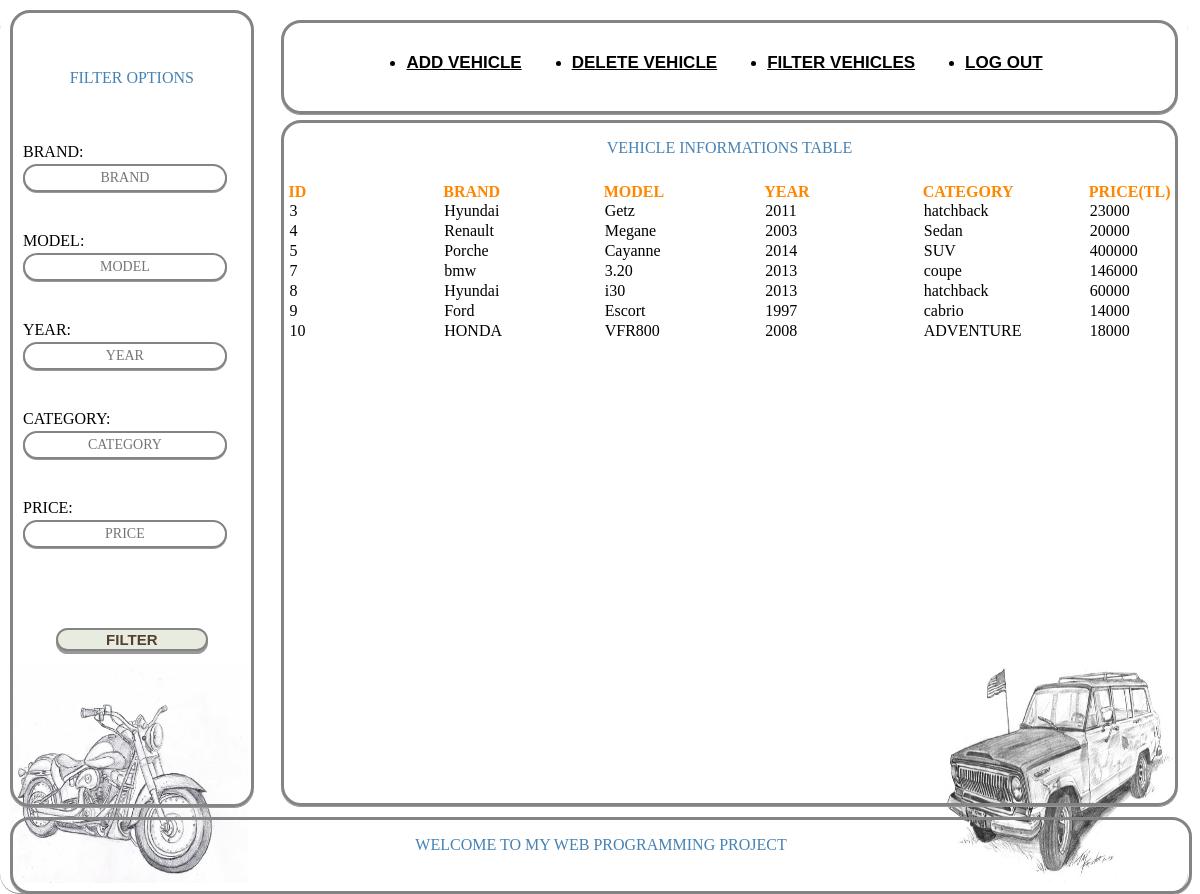
The app's page /php_source_codes/filter.php (signed in) with its own data.
### tables this page shows
CREATE TABLE `cars` (
  `id` int(6) UNSIGNED NOT NULL,
  `brand` varchar(30) NOT NULL,
  `model` varchar(30) NOT NULL,
  `year` int(11) NOT NULL,
  `category` varchar(30) NOT NULL,
  `price` int(11) NOT NULL
);

### php_source_codes/filter.php (the view, shortened to what this page needs)
<!DOCTYPE html>
<html lang="en">
<head>
<link rel="stylesheet" type="text/css" href="styleHome.css">
</head>
<body>
<div class="container">
    <img src="img2.jpg"/>
	<img src="img.jpg"/>
	<div class="navbar">
	    <ul class="navbar-nav">
	      <li><a href="add.php" class="active">ADD VEHICLE</a></li>
	      <li><a href="delete.php" class="active">DELETE VEHICLE</a></li>
	      <li><a href="filter.php" class="active">FILTER VEHICLES</a></li>
 		  <li><a href="logout.php" class="active">LOG OUT</a></li>
		</ul>
	</div>
	<div class="sidebar">
		<p id="side_p">FILTER OPTIONS</p>
		<form class="form" action="filter.php" method="POST" autocomplete="off">
			<label class="label">BRAND:</label><input name="brand" class="dataInput" type="text" placeholder="BRAND">
			<label class="label">MODEL:</label><input name="model" class="dataInput" type="text" placeholder="MODEL">
			<label class="label">YEAR:</label><input name="year"  class="dataInput" type="text" placeholder="YEAR">
			<label class="label">CATEGORY:</label><input class="dataInput" name="category" type="text" placeholder="CATEGORY">
			<label class="label">PRICE:</label><input name="price" class="dataInput" type="text" placeholder="PRICE">
			<button style="margin-top:40px" name="add" type="submit" class="buton" value="add">FILTER</button>
		</form>
	</div>
	<div class="content">
		<p id="table_p">VEHICLE INFORMATIONS TABLE</p>
		<table class="striped">
			<thead id="thead">
				<th>ID</th>
				<th>BRAND</th>
				<th>MODEL</th>
				<th>YEAR</th>
				<th>CATEGORY</th>
				<th>PRICE(TL)</th>
				<?php
				include("config.php");
				$conn = new mysqli($DB_HOST, $DB_USER, $DB_PASS, $DB_NAME);
				$sql = "SELECT * FROM cars";
				$result = $conn->query($sql);
				if ($result->num_rows > 0) {
						while($row = $result->fetch_assoc()) {
								echo "<tr><td>".$row["id"]."</td><td>".$row["brand"]."</td><td>".$row["model"]."</td><td>".$row["year"]."</td><td>".$row["category"]."</td><td>".$row["price"]."</td></tr>";
						}
				}
				 ?>
			</thead>
		</table>
	</div>
	<div class="footer">
		<p id="footer">WELCOME TO MY WEB PROGRAMMING PROJECT</p>
	</div>
	</div>
	</body>
	</html>

### styles/styleHome.css (style rules this page uses)
body { margin: 0; padding: 0; background-color:white; }
.container { position: relative; width: 99%; height: 883px; border-radius: 20px; box-shadow: 0 1px #999; }
.container img { position: absolute; bottom: 0; }
.container img:nth-of-type(1) { width: 20%; height: 25%; left: 10px; bottom: 10px; }
.container img:nth-of-type(2) { right: 10px; width: 20%; height: 25%; bottom: 10px; }
.sidebar { position: relative; left: 0px; width: 20%; height: 85%; margin: 10px; text-align: center; padding-top: 40px; border: 3px solid #848484; border-radius: 20px; box-shadow: 0 1px #999; }
.content { position: absolute; top: 100px; right: 0px; width: 75%; height: 77%; margin: 10px; text-align: center; border: 3px solid #848484; border-radius: 20px; box-shadow: 0 1px #999; }
.footer { position:relative; bottom:0; width:99%; height:71px; margin: 10px; text-align: center; border: 3px solid #848484; border-radius: 20px; box-shadow: 0 1px #999; }
.navbar { position:absolute; top:0; right: 0; width:75%; height:10%; margin: 10px; text-align: center; border: 3px solid #848484; border-radius: 20px; box-shadow: 0 1px #999; }
.navbar-nav { position: relative; height: 50px; display: inline-block; margin-top: 30px; }
.navbar-nav > li { float: left; margin-right: 50px; }
.navbar-nav > li > a.active { font-family: sans-serif; font-weight: bolder; font-size: 17px; color:black; padding-top: 10px; padding-bottom: 10px; line-height: 20px; }
.striped { width: 99%; height: 600px; display: inline-block; position: relative; top: 10px; overflow-y: scroll; border-collapse: collapse; text-align: left; }
thead th { width: 20%; padding: 15px; cursor: default; padding: 0px; color:#ff8700; }
.form { padding-top: 40px; height: 500px; text-align: center; margin: 10px; }
.buton { width: 70%; background-color: #e8ebe0; font-weight: bold; font-size: 15px; font-family: sans-serif; color: #53402d; position: relative; text-decoration: none; border: 2px solid #848484; border-radius: 20px; margin: 20px; outline: none; box-shadow: 0 3px #999; cursor: pointer; }
label { display: inline-block; margin-bottom: 3px; float: left; }
input { float: left; display: inline-block; margin-bottom: 40px; width: 90%; height: 22px; border-radius: 15px; border: 2px solid #848484; text-align: center; font-size: 14px; font-family: dosis; font-variant: inherit; text-decoration: none; outline: none; }
.dataInput { box-shadow: 0 1px #999; }
p { color:steelblue; cursor: default; }

### records on screen
cars: id "3", brand "Hyundai", model "Getz", year "2011", category "hatchback", price "23000"
cars: id "4", brand "Renault", model "Megane", year "2003", category "Sedan", price "20000"
cars: id "5", brand "Porche", model "Cayanne", year "2014", category "SUV", price "400000"
cars: id "7", brand "bmw", model "3.20", year "2013", category "coupe", price "146000"
cars: id "8", brand "Hyundai", model "i30", year "2013", category "hatchback", price "60000"
cars: id "9", brand "Ford", model "Escort", year "1997", category "cabrio", price "14000"
cars: id "10", brand "HONDA", model "VFR800", year "2008", category "ADVENTURE", price "18000"
